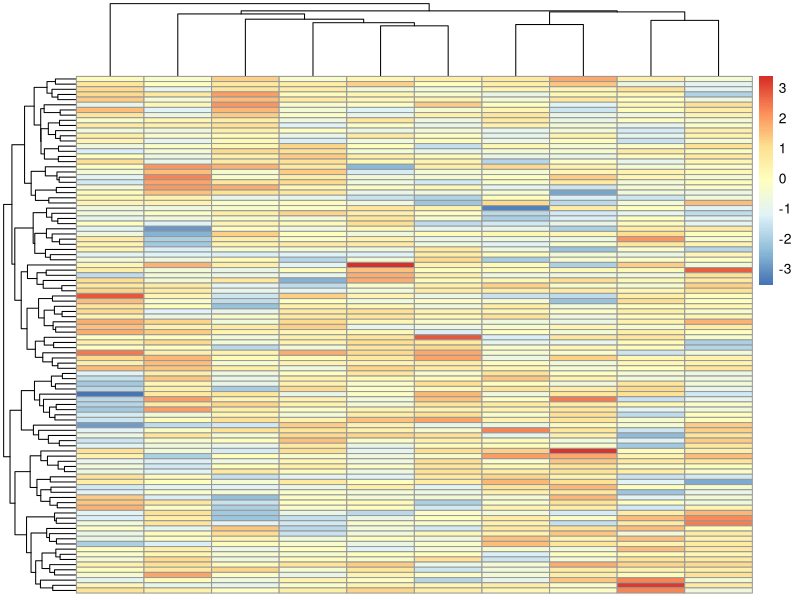

R code for this plot:
## ---- chunk 1
#Remove Comment tags to install
#install.packages("pheatmap")

x <- matrix(rnorm(1000),nrow=100)

library(pheatmap)

pheatmap(x)
